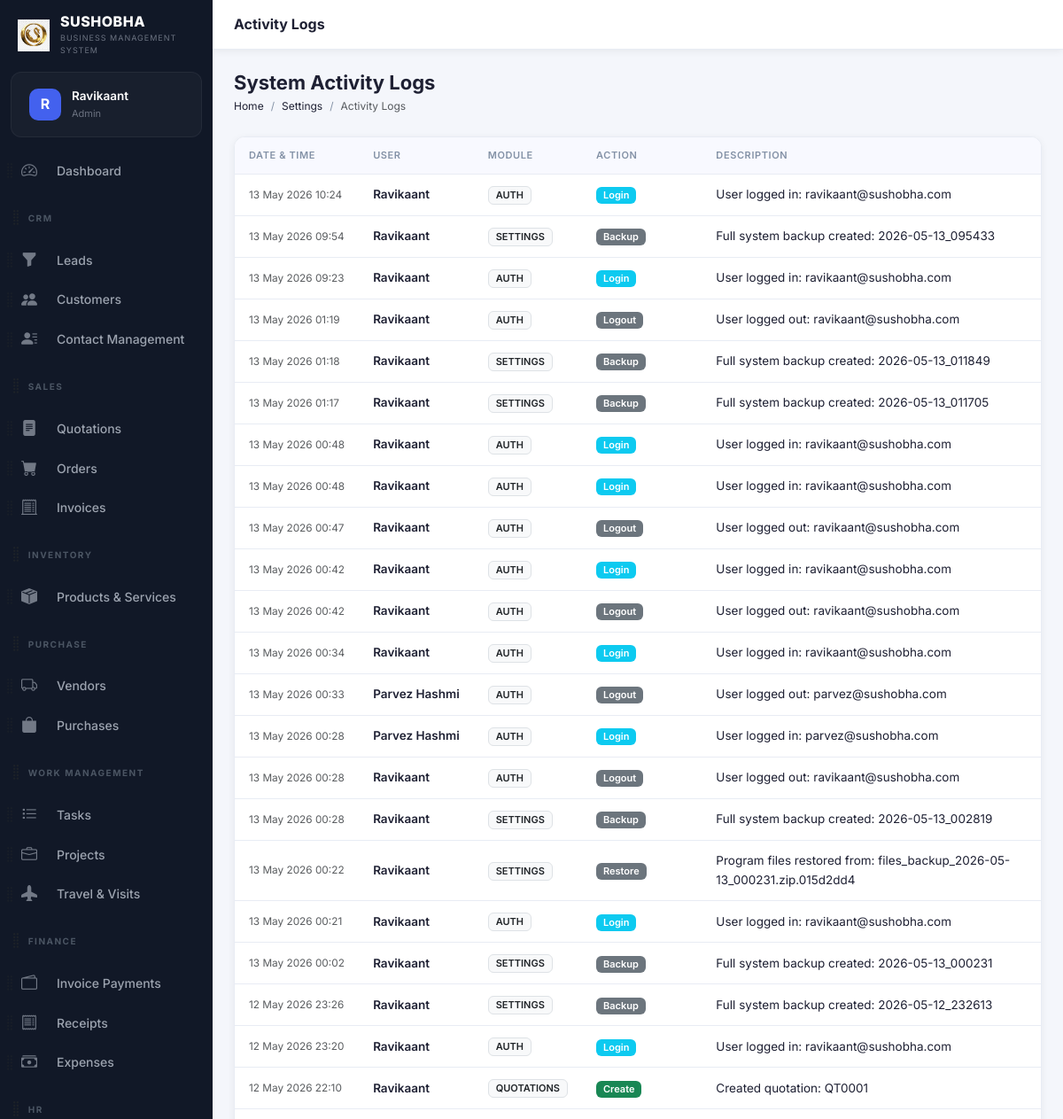
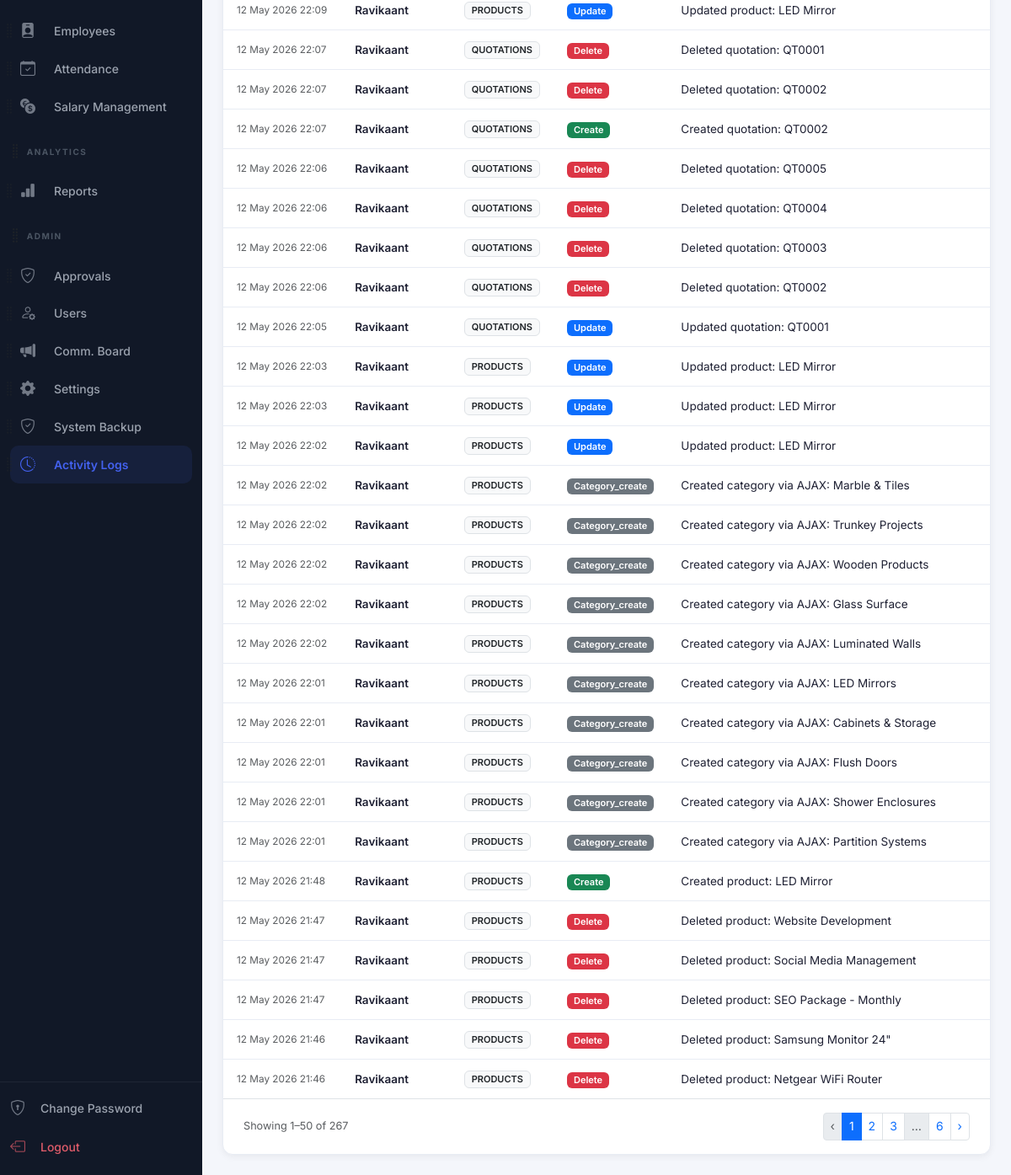
Page /modules/settings/activity-logs.php (signed in) on the earlier database version (2 pictures, top to bottom).
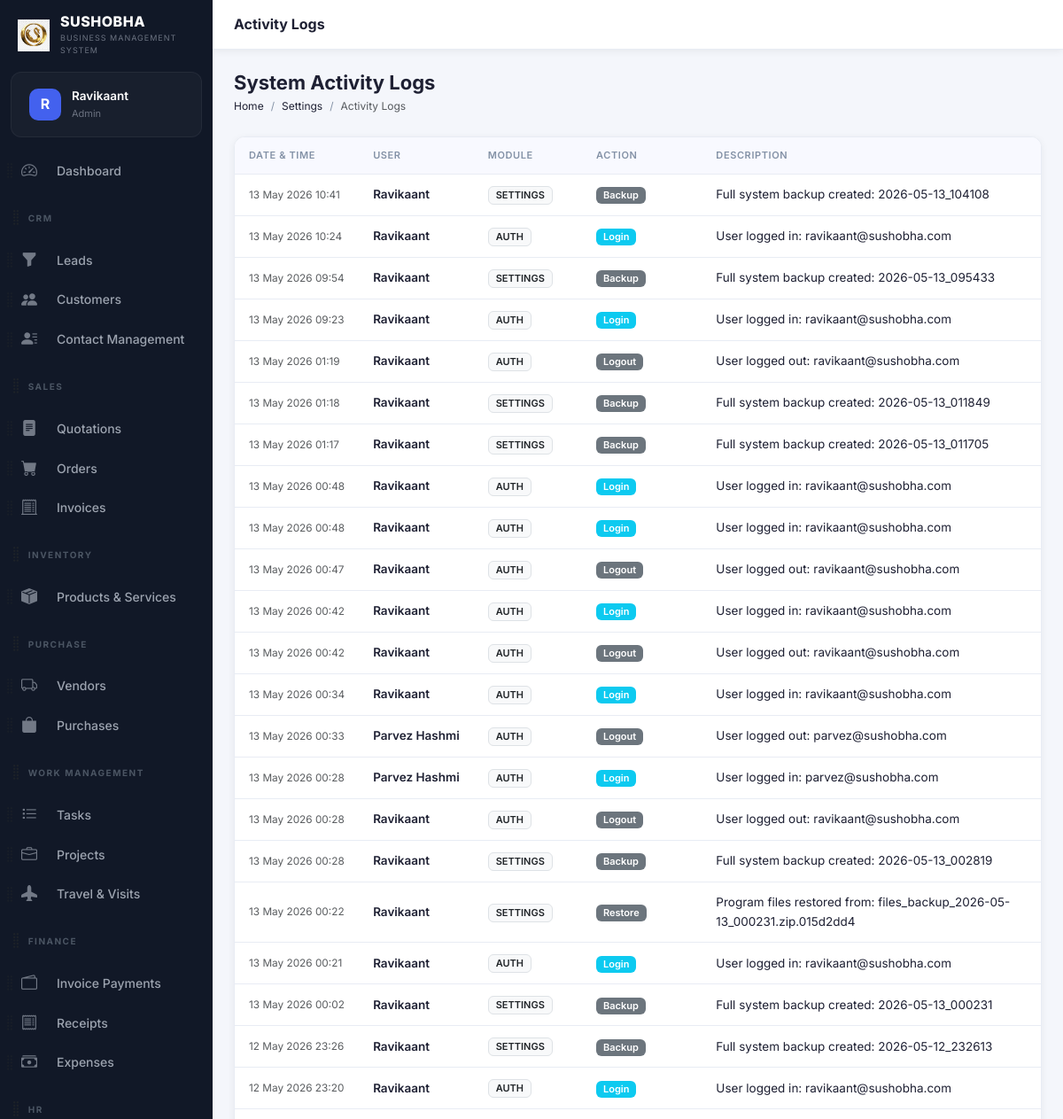
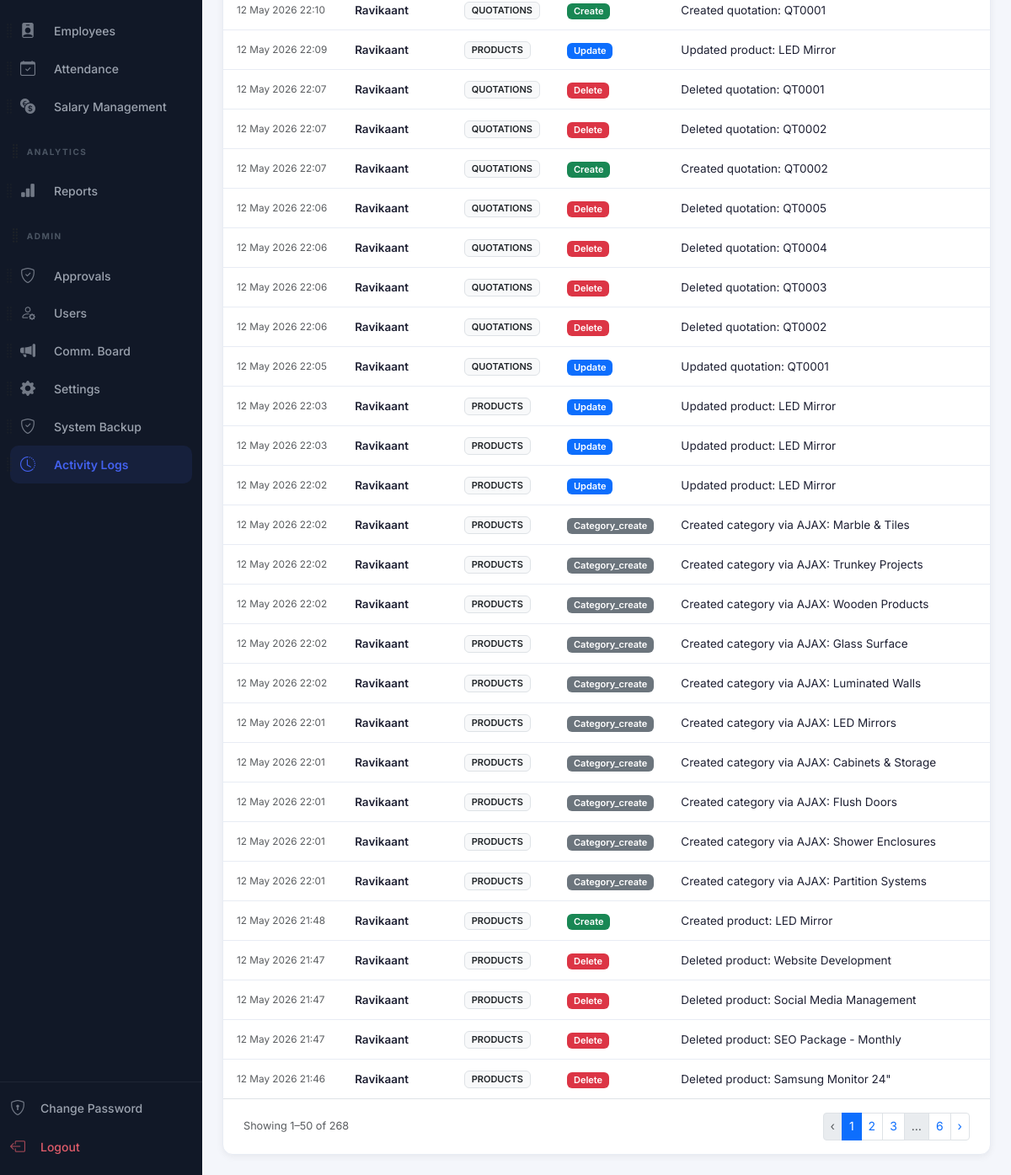
Same page on the later database version (2 pictures, top to bottom).
### tables this page shows
CREATE TABLE `users` (
  `id` int(10) unsigned NOT NULL AUTO_INCREMENT,
  `role_id` int(10) unsigned NOT NULL DEFAULT 5,
  `name` varchar(100) NOT NULL,
  `email` varchar(150) NOT NULL,
  `password` varchar(255) NOT NULL,
  `phone` varchar(20) DEFAULT NULL,
  `avatar` varchar(255) DEFAULT NULL,
  `is_active` tinyint(1) NOT NULL DEFAULT 1,
  `remember_token` varchar(100) DEFAULT NULL,
  `reset_token` varchar(100) DEFAULT NULL,
  `reset_token_expires` datetime DEFAULT NULL,
  `last_login` datetime DEFAULT NULL,
  `login_attempts` int(11) DEFAULT 0,
  `locked_until` datetime DEFAULT NULL,
  `created_at` timestamp NOT NULL DEFAULT current_timestamp(),
  `updated_at` timestamp NOT NULL DEFAULT current_timestamp() ON UPDATE current_timestamp(),
  `access_rights` varchar(255) DEFAULT '["Read"]',
  PRIMARY KEY (`id`),
  UNIQUE KEY `email` (`email`),
  KEY `role_id` (`role_id`),
  CONSTRAINT `users_ibfk_1` FOREIGN KEY (`role_id`) REFERENCES `roles` (`id`)
);

CREATE TABLE `roles` (
  `id` int(10) unsigned NOT NULL AUTO_INCREMENT,
  `name` varchar(50) NOT NULL,
  `slug` varchar(50) NOT NULL,
  `permissions` longtext DEFAULT NULL CHECK (json_valid(`permissions`)),
  `created_at` timestamp NOT NULL DEFAULT current_timestamp(),
  PRIMARY KEY (`id`),
  UNIQUE KEY `name` (`name`),
  UNIQUE KEY `slug` (`slug`)
);

CREATE TABLE `activity_logs` (
  `id` int(10) unsigned NOT NULL AUTO_INCREMENT,
  `user_id` int(10) unsigned DEFAULT NULL,
  `module` varchar(50) DEFAULT NULL,
  `action` varchar(50) DEFAULT NULL,
  `description` text DEFAULT NULL,
  `record_id` int(10) unsigned DEFAULT NULL,
  `ip_address` varchar(45) DEFAULT NULL,
  `user_agent` varchar(255) DEFAULT NULL,
  `created_at` timestamp NOT NULL DEFAULT current_timestamp(),
  PRIMARY KEY (`id`),
  KEY `user_id` (`user_id`),
  KEY `idx_log_module` (`module`),
  KEY `idx_log_created` (`created_at`),
  CONSTRAINT `activity_logs_ibfk_1` FOREIGN KEY (`user_id`) REFERENCES `users` (`id`) ON DELETE SET NULL
);

### config/db.php (called while the page is built, shortened)
<?php
class Database {
    private static ?PDO $instance = null;
    public static function getInstance(): PDO {
        if (self::$instance === null) {
            $host   = 'localhost';
            $dbname = 'sushobha_crm';
            $user   = 'root';
            $pass   = '';
            $charset = 'utf8mb4';
            $dsn = "mysql:host={$host};dbname={$dbname};charset={$charset}";
            $options = [
                PDO::ATTR_ERRMODE            => PDO::ERRMODE_EXCEPTION,
                PDO::ATTR_DEFAULT_FETCH_MODE => PDO::FETCH_ASSOC,
                PDO::ATTR_EMULATE_PREPARES   => false,
            ];
            try {
                self::$instance = new PDO($dsn, $user, $pass, $options);
            } catch (PDOException $e) {
                die(json_encode(['error' => 'Database connection failed: ' . $e->getMessage()]));
            }
        }
        return self::$instance;
    }
}
function db(): PDO {
    return Database::getInstance();
}

### includes/auth.php (called while the page is built, shortened)
<?php
require_once __DIR__ . '/../config/db.php';
function isLoggedIn(): bool {
    return isset($_SESSION['user_id']) && !empty($_SESSION['user_id']);
}
function currentUser(): ?array {
    static $user = null;
    if ($user === null) {
        $stmt = db()->prepare("SELECT u.*, r.name AS role_name, r.slug AS role_slug, r.permissions FROM users u JOIN roles r ON u.role_id = r.id WHERE u.id = ?");
        $stmt->execute([$_SESSION['user_id']]);
        $user = $stmt->fetch();
    }
    return $user;
}

### modules/settings/activity-logs.php (the view, shortened to what this page needs)
<?php
require_once __DIR__ . '/../../config/db.php';
require_once __DIR__ . '/../../includes/auth.php';
require_once __DIR__ . '/../../includes/functions.php';
$page   = max(1,(int)($_GET['page'] ?? 1));
$per    = 50;
$total = db()->query("SELECT COUNT(*) FROM activity_logs")->fetchColumn();
$pag = paginate($total, $per, $page, BASE_URL.'/modules/settings/activity-logs.php?');
$stmt = db()->prepare("SELECT a.*, u.name AS user_name FROM activity_logs a LEFT JOIN users u ON a.user_id = u.id ORDER BY a.created_at DESC LIMIT $per OFFSET {$pag['offset']}");
$stmt->execute();
$logs = $stmt->fetchAll();
include __DIR__ . '/../../includes/header.php';
?>
<?php include __DIR__ . '/../../includes/sidebar.php'; ?>
<div class="main-content">
<div class="topbar">
  <div class="topbar-title">Activity Logs</div>
</div>
<div class="page-content">
<div class="page-header">
  <div class="page-header-left"><h1>System Activity Logs</h1>
    <nav aria-label="breadcrumb"><ol class="breadcrumb"><li class="breadcrumb-item"><a href="<?= BASE_URL ?>/modules/dashboard/index.php">Home</a></li><li class="breadcrumb-item"><a href="<?= BASE_URL ?>/modules/settings/index.php">Settings</a></li><li class="breadcrumb-item active">Activity Logs</li></ol></nav>
  </div>
</div>
<div class="table-wrapper">
  <div class="table-responsive">
    <table class="table crm-table align-middle mb-0">
      <thead><tr><th>Date & Time</th><th>User</th><th>Module</th><th>Action</th><th>Description</th></tr></thead>
      <tbody>
        <?php if(empty($logs)): ?>
          <tr><td colspan="5"><div class="empty-state"><p>No logs found</p></div></td></tr>
        <?php else: foreach($logs as $log): ?>
        <tr>
          <td class="text-nowrap text-muted small"><?= date('d M Y H:i', strtotime($log['created_at'])) ?></td>
          <td class="fw-semibold"><?= e($log['user_name'] ?: 'System') ?></td>
          <td><span class="badge bg-light text-dark border text-uppercase"><?= e($log['module']) ?></span></td>
          <td>
            <?php
            $actionClass = 'bg-secondary';
            if ($log['action'] === 'create') $actionClass = 'bg-success';
            if ($log['action'] === 'update') $actionClass = 'bg-primary';
            if ($log['action'] === 'delete') $actionClass = 'bg-danger';
            if ($log['action'] === 'login') $actionClass = 'bg-info';
            ?>
            <span class="badge <?= $actionClass ?>"><?= ucfirst($log['action']) ?></span>
          </td>
          <td class="text-wrap" style="max-width: 400px;"><?= e($log['description']) ?></td>
        </tr>
        <?php endforeach; endif; ?>
      </tbody>
    </table>
  </div>
  <?php if($pag['total_pages']>1): ?>
  <div class="d-flex justify-content-between align-items-center px-4 py-3 border-top">
    <small class="text-muted">Showing <?= $pag['offset']+1 ?>–<?= min($pag['offset']+$per,$total) ?> of <?= $total ?></small>
    <?= paginationHtml($pag) ?>
  </div>
  <?php endif; ?>
</div>
</div></div>
<?php include __DIR__ . '/../../includes/footer.php'; ?>

### includes/header.php (shortened to what this page needs)
<?php
$currentUser = function_exists('currentUser') ? currentUser() : null;
?>
<!DOCTYPE html>
<html lang="en">
<head>
<link href="https://cdn.jsdelivr.net/npm/bootstrap@5.3.3/dist/css/bootstrap.min.css" rel="stylesheet">
<link href="https://cdn.jsdelivr.net/npm/bootstrap-icons@1.11.3/font/bootstrap-icons.min.css" rel="stylesheet">
<link href="https://cdnjs.cloudflare.com/ajax/libs/font-awesome/6.5.0/css/all.min.css" rel="stylesheet">
<link href="<?= BASE_URL ?>/assets/css/style.css" rel="stylesheet">
</head>
<body>
<div class="app-wrapper">

### includes/sidebar.php (shortened to what this page needs)
<?php
function isActive(string $path): string {
    return strpos($_SERVER['PHP_SELF'], $path) !== false ? 'active' : '';
}
$user = currentUser();
?>
<nav class="sidebar" id="sidebar">
  <div class="sidebar-brand">
    <div class="brand-logo">
      <img src="<?= BASE_URL ?>/assets/img/logo.png" alt="Logo" style="width: 100%; height: 100%; object-fit: contain;">
    </div>
    <div class="brand-text">
      <span class="brand-name"><?= APP_NAME ?></span>
      <span class="brand-tagline"><?= APP_TAGLINE ?></span>
    </div>
  </div>
  <div class="sidebar-user">
    <div class="sidebar-user-avatar">
      <?php if (!empty($user['avatar'])): ?>
        <img src="<?= BASE_URL ?>/<?= e($user['avatar']) ?>" alt="Avatar">
      <?php else: ?>
        <span><?= strtoupper(substr($user['name'] ?? 'U', 0, 1)) ?></span>
      <?php endif; ?>
    </div>
    <div class="sidebar-user-info">
      <span class="user-name"><?= e($user['name'] ?? 'User') ?></span>
      <span class="user-role"><?= ucwords(str_replace('_', ' ', $user['role_slug'] ?? '')) ?></span>
    </div>
  </div>
  <div class="sidebar-menu" id="sortableSidebar">
    <?php
    if (isAdmin()) {
        $defaultMenu[] = ['type' => 'header', 'id' => 'h_admin', 'label' => 'Admin'];
        $defaultMenu[] = ['type' => 'link', 'id' => 'approvals', 'url' => '/modules/approvals/index.php', 'icon' => 'bi-shield-check', 'label' => 'Approvals', 'match' => '/approvals/'];
        $defaultMenu[] = ['type' => 'link', 'id' => 'users', 'url' => '/modules/settings/users.php', 'icon' => 'bi-person-gear', 'label' => 'Users', 'match' => '/settings/users'];
        $defaultMenu[] = ['type' => 'link', 'id' => 'announcements', 'url' => '/modules/settings/announcements.php', 'icon' => 'bi-megaphone-fill', 'label' => 'Comm. Board', 'match' => '/settings/announcements'];
        $defaultMenu[] = ['type' => 'link', 'id' => 'settings', 'url' => '/modules/settings/index.php', 'icon' => 'bi-gear-fill', 'label' => 'Settings', 'match' => '/settings/index'];
        $defaultMenu[] = ['type' => 'link', 'id' => 'backup', 'url' => '/modules/settings/backup.php', 'icon' => 'bi-shield-check', 'label' => 'System Backup', 'match' => '/settings/backup'];
        $defaultMenu[] = ['type' => 'link', 'id' => 'activity_logs', 'url' => '/modules/settings/activity-logs.php', 'icon' => 'bi-clock-history', 'label' => 'Activity Logs', 'match' => '/activity-logs'];
    }
    $menuDict = [];
    foreach ($defaultMenu as $item) {
        $menuDict[$item['id']] = $item;
    }
    $userId = $_SESSION['user_id'] ?? 0;
    $stmt = db()->prepare("SELECT preference_value FROM user_preferences WHERE user_id = ? AND preference_key = 'sidebar_order'");
    $stmt->execute([$userId]);
    $savedOrderJson = $stmt->fetchColumn();
    $savedOrder = $savedOrderJson ? json_decode($savedOrderJson, true) : null;
    $menu = [];
    if ($savedOrder && is_array($savedOrder)) {
        foreach ($savedOrder as $id) {
            if (isset($menuDict[$id])) {
                $menu[] = $menuDict[$id];
                unset($menuDict[$id]);
            }
        }
        foreach ($menuDict as $item) {
            $menu[] = $item;
        }
    } else {
        $menu = $defaultMenu;
    }
    foreach ($menu as $item):
    ?>
      <div class="sidebar-sortable-item" data-id="<?= e($item['id']) ?>">
        <?php if ($item['type'] === 'header'): ?>
          <div class="menu-section-title d-flex align-items-center" style="margin-top: 15px;">
            <i class="bi bi-grip-vertical text-muted drag-handle" style="font-size: 1.2rem; cursor: grab; margin-left: -15px; margin-right: 2px;" title="Drag to reorder"></i>
            <span><?= e($item['label']) ?></span>
          </div>
        <?php else: ?>
          <div class="d-flex align-items-center position-relative">
            <i class="bi bi-grip-vertical text-muted drag-handle" style="font-size: 1.2rem; cursor: grab; opacity: 0.6; position: absolute; left: -15px; z-index: 10; padding: 10px 5px;" title="Drag to reorder"></i>
            <a href="<?= BASE_URL . $item['url'] ?>" class="menu-item flex-grow-1 mb-0 <?= isActive($item['match']) ?>">
              <i class="bi <?= $item['icon'] ?>"></i><span class="ms-1"><?= e($item['label']) ?></span>
            </a>
          </div>
        <?php endif; ?>
      </div>
    <?php endforeach; ?>
  </div>
  <div class="sidebar-footer">
    <a href="<?= BASE_URL ?>/modules/auth/change-password.php" class="menu-item <?= isActive('/auth/change-password') ?>">
      <i class="bi bi-shield-lock"></i><span>Change Password</span>
    </a>
    <a href="<?= BASE_URL ?>/modules/auth/logout.php" class="menu-item menu-item-logout">
      <i class="bi bi-box-arrow-left"></i><span>Logout</span>
    </a>
  </div>
</nav>

### includes/functions.php (shortened to what this page needs)
<?php
require_once __DIR__ . '/../config/db.php';
function e(?string $str): string {
    return htmlspecialchars($str ?? '', ENT_QUOTES | ENT_HTML5, 'UTF-8');
}
function paginate(int $total, int $perPage, int $currentPage, string $url): array {
    $totalPages = max(1, (int)ceil($total / $perPage));
    $currentPage = max(1, min($currentPage, $totalPages));
    $offset = ($currentPage - 1) * $perPage;
    return ['total'=>$total,'per_page'=>$perPage,'current'=>$currentPage,'total_pages'=>$totalPages,'offset'=>$offset,'url'=>$url];
}
function paginationHtml(array $p): string {
    $html = '<nav><ul class="pagination pagination-sm mb-0">';
    $html .= '<li class="page-item' . ($p['current']<=1?' disabled':'') . '"><a class="page-link" href="' . $p['url'] . '&page=' . ($p['current']-1) . '">‹</a></li>';
    $start = max(1, $p['current']-2);
    $end   = min($p['total_pages'], $p['current']+2);
    for ($i=$start; $i<=$end; $i++) {
        $html .= '<li class="page-item' . ($i==$p['current']?' active':'') . '"><a class="page-link" href="' . $p['url'] . '&page=' . $i . '">' . $i . '</a></li>';
    }
    if ($end < $p['total_pages']) $html .= ($end<$p['total_pages']-1?'<li class="page-item disabled"><span class="page-link">…</span></li>':'') . '<li class="page-item"><a class="page-link" href="' . $p['url'] . '&page=' . $p['total_pages'] . '">' . $p['total_pages'] . '</a></li>';
    $html .= '<li class="page-item' . ($p['current']>=$p['total_pages']?' disabled':'') . '"><a class="page-link" href="' . $p['url'] . '&page=' . ($p['current']+1) . '">›</a></li>';
    $html .= '</ul></nav>';
    return $html;
}

### includes/footer.php (shortened to what this page needs)
</div>
<div aria-live="polite" aria-atomic="true" class="position-relative">
  <div class="toast-container position-fixed bottom-0 end-0 p-3" id="toastPlacement" style="z-index: 1055;">
  </div>
</div>
</body>
</html>

Differences in the rows shown:
no longer on this page (row unchanged): activity_logs: created_at "12 May 2026 21:46", user.name "Ravikaant", module "PRODUCTS", action "Delete", description "Deleted product: Netgear WiFi Router"
added activity_logs: created_at "13 May 2026 10:41", user.name "Ravikaant", module "SETTINGS", action "Backup", description "Full system backup created: 2026-05-13_104108"
Other differences:
$total: "267" → "268"
